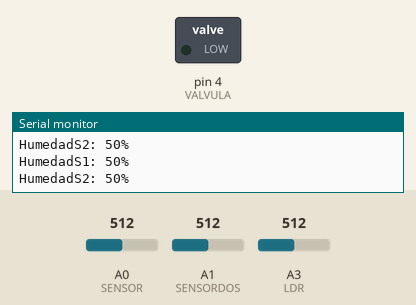
Bench run of a sketch on a simulated Arduino Uno, built with avr-gcc and run on an emulated ATmega328P. Shown: switched loads named in the sketch (green lamp = pin HIGH), the last lines printed to the serial monitor. The inputs (shaded band) are chosen by the test bench; at power-on: A0 (SENSOR) = 512, A1 (SENSORDOS) = 512, A3 (LDR) = 512.

Above: at 1.9 s.
2.0 s: A0 (SENSOR) set to 709
3.5 s: A0 (SENSOR) set to 725
At 4.2 s:
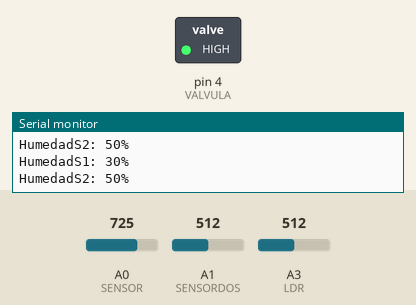
5.0 s: A0 (SENSOR) set to 716
At 5.8 s:
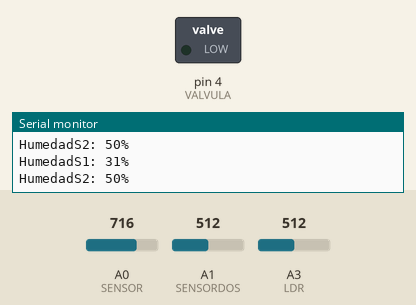
6.5 s: A1 (SENSORDOS) set to 12
8.0 s: A1 (SENSORDOS) set to 9
12.2 s: A1 (SENSORDOS) set to 708
13.7 s: A1 (SENSORDOS) set to 726
At 15.2 s:
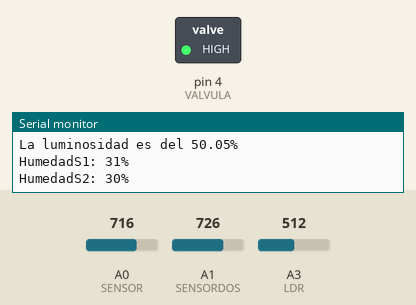
Timing chart, 0 to 16.2 s (numbered marks = the images above; inputs shaded):
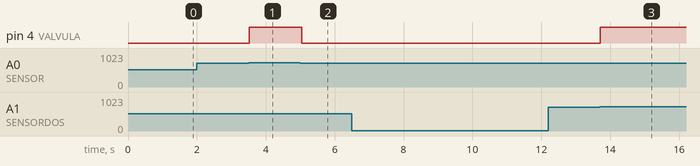

The sketch:

riegoSamartV2.ino
```cpp
#define SENSOR A0
#define SENSORDOS A1
#define LDR A3
#define VALVULA 4
#define ESPERA_LECTURAS 1000 // tiempo en milisegundos entre lecturas de la intensidad de la luz

long cronometro_lecturas=0;
long tiempo_transcurrido;
unsigned int luminosidad;
float coeficiente_porcentaje=100.0/1023.0; // El valor de la entrada analógica va de 0 a 1023 y se quiere convertir a porcentaje que va de cero a 100
int trigger = 30;

void setup() {
  pinMode(SENSOR, INPUT);
  pinMode(SENSORDOS, INPUT);
  pinMode(VALVULA, OUTPUT);
  Serial.begin(9600);
}

void loop() {


    tiempo_transcurrido=millis()-cronometro_lecturas;
  if(tiempo_transcurrido>ESPERA_LECTURAS)
  {
    cronometro_lecturas=millis();
    luminosidad=analogRead(LDR);
    Serial.print("La luminosidad es del ");
    Serial.print(luminosidad*coeficiente_porcentaje);
    Serial.println("%");
  }

if(luminosidad > 30)
{
  int valorS1 = mapeoHumedad(SENSOR);
  int valorS2 = mapeoHumedad(SENSORDOS);


  if((valorS1 > trigger) && (valorS2 > trigger))
  {
    digitalWrite(VALVULA, LOW);
  }
  else
  {
    digitalWrite(VALVULA, HIGH);
  }


  Serial.print("HumedadS1: ");
  Serial.print(valorS1);
  Serial.println("%");

  Serial.print("HumedadS2: ");
  Serial.print(valorS2);
  Serial.println("%");

  delay(100);

}

}

int mapeoHumedad(int pinSensor)
{
  int valorHumedad = map(analogRead(pinSensor), 0, 1023, 100, 0);
  return valorHumedad;
}
```

Measured:
- the behaviour switches between 716 and 717 on A0 (SENSOR) (found by bisection; images 0 and 1)
- the behaviour switches between 716 and 717 on A1 (SENSORDOS) (found by bisection; images 2 and 3)
- after the input at 3.5 s, pin 4 (VALVULA): LOW → HIGH at once
- after the input at 5.0 s, pin 4 (VALVULA): HIGH → LOW at once
- after the input at 13.7 s, pin 4 (VALVULA): LOW → HIGH at once
